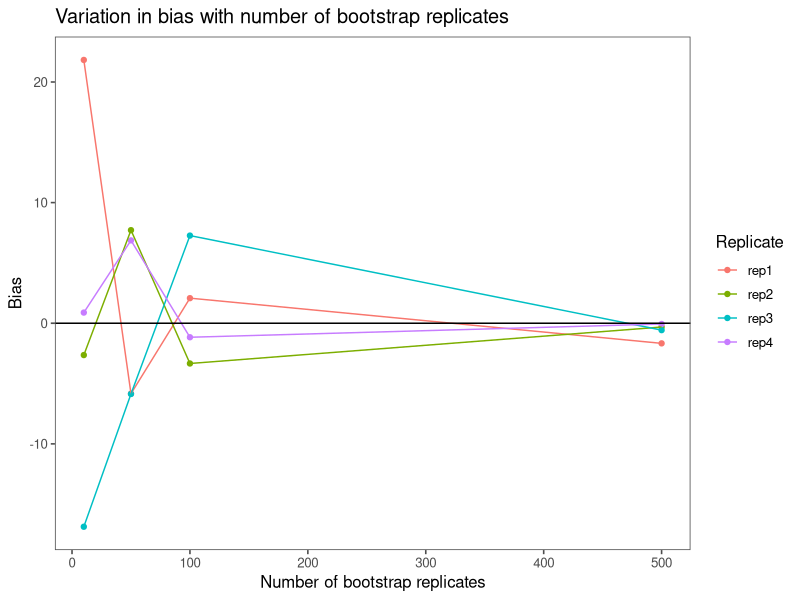
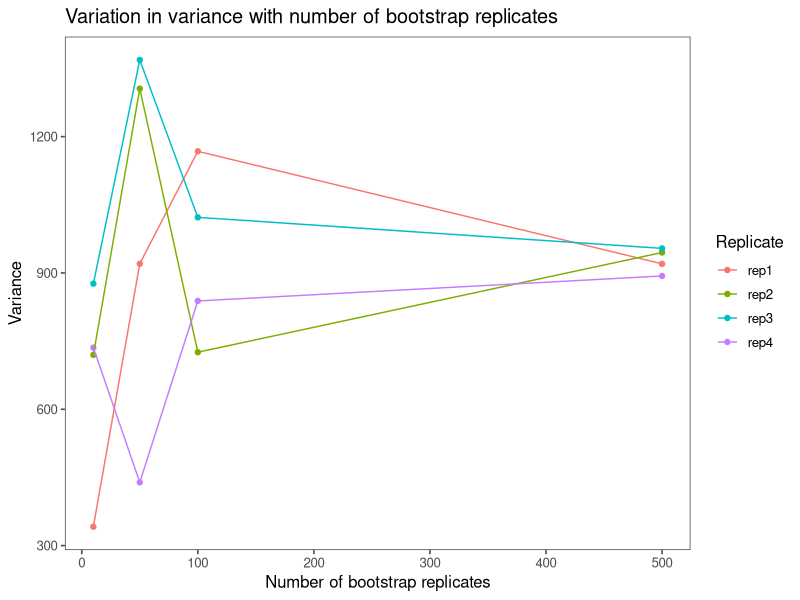
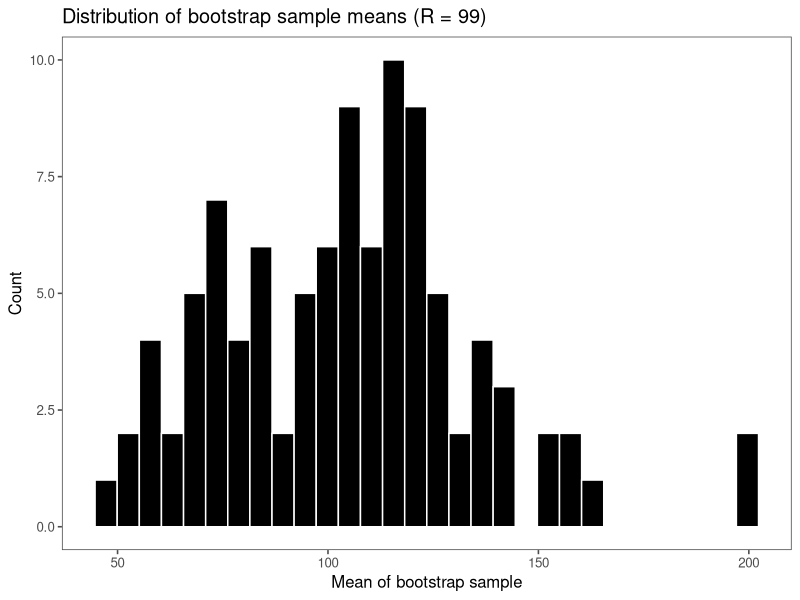
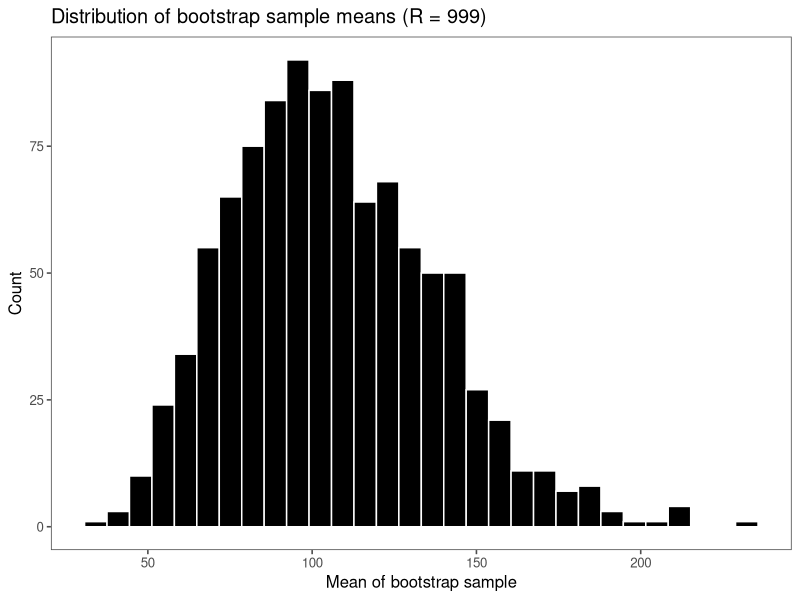
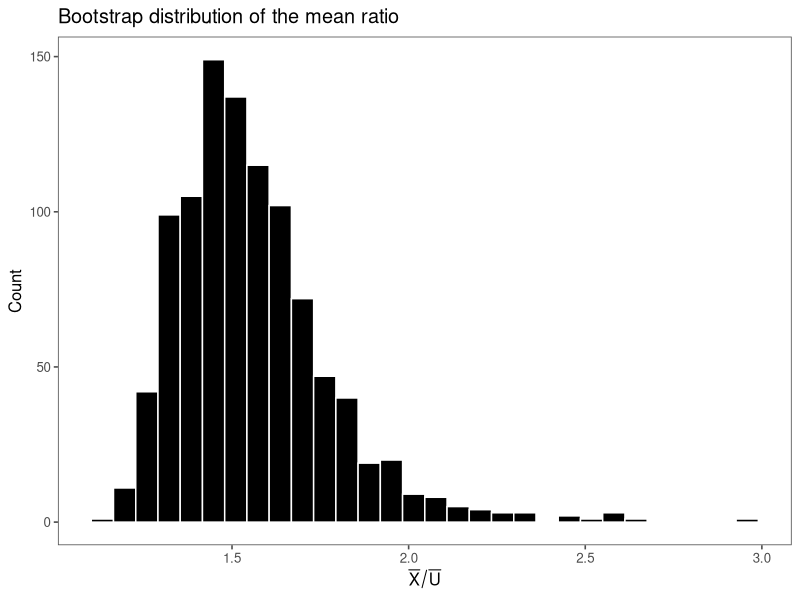
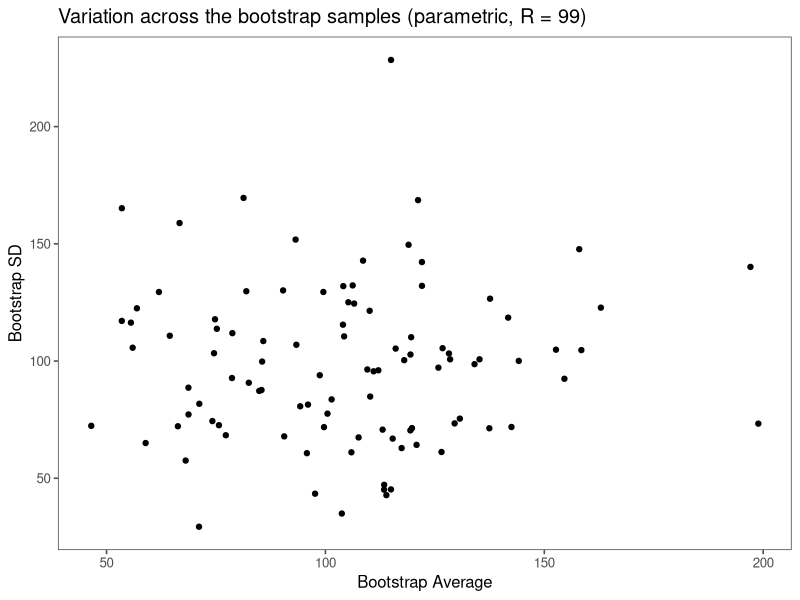
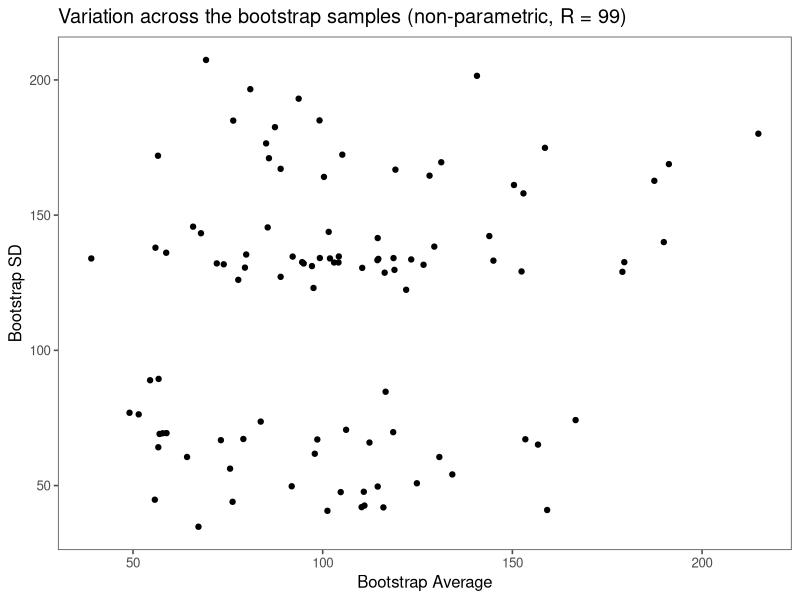
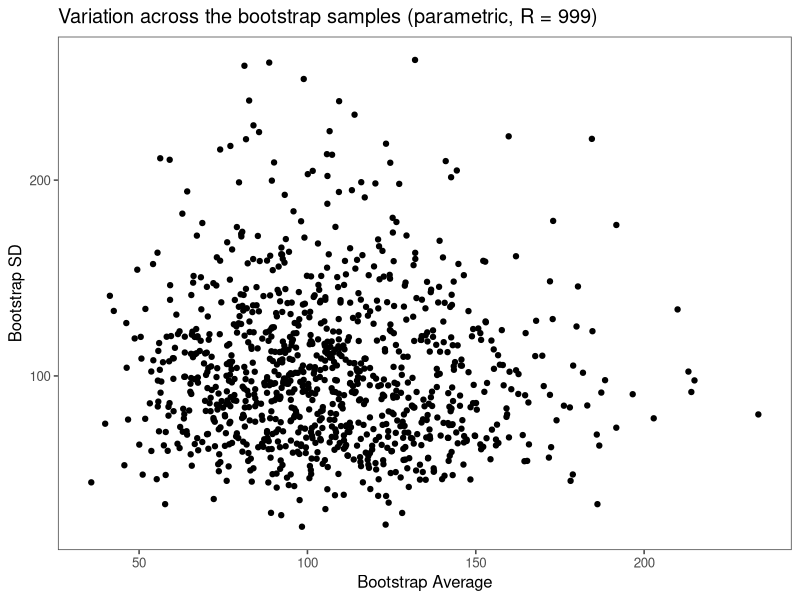

Write the R code that produced these figures, in order.
#' ---
#' title: "Chapter 2: The Basic Bootstraps"
#' author: Davison and Hinkley
#' output: github_document
#' ---

#' last update: Wed Apr 18 10:01:45 2018

library(boot)
library(tidyverse)
library(ggthemes)

library(parallel)
library(doParallel)
registerDoParallel(cores=detectCores(all.tests=TRUE))

set.seed(20130810)

theme_set(theme_few())

#' Here, we are concerned about bootstrap estimates from a single, homonegenous
#' set of data
#'
#' The first data set is a set of measurement of times between failures of AC
#' equipment in Boeing 720 aircraft. Possible data generating mechanisms that
#' are proposed are Exponential and Gamma.

data("aircondit")
glimpse(aircondit)

mu <- mean(aircondit$hours)
variance <- var(aircondit$hours)

#' This data can be analyzed via bootstrap methods: parameteric and
#' non-parametric.
#' 
#' *Parametric bootstrap analysis*
#' 
#' We can start by assuming that these data have been drawn at random from a
#' exponential distribution of the above calculated mean (mu). The parametric
#' assumption is the distribution i.e., exponential.
#'
#' One can generate random samples from the assumed exponential distribution,
#' like so (best guess for mean of the distribution comes from the sample
#' itself):

b_expo <- rexp(length(aircondit), rate = 1/mu)

#' Similar random draws can be made from an assumed gamma distribution. If $X$
#' is a distributed gamma with shape $k$ and scale $\theta$, then $E[X] = k
#' \theta$ and $Var(X) = k \theta^2$. In this case, the best information
#' estimate of the mean and the variance of the distribution comes from the
#' sample itself like before. So, $\theta = Var(X)/E[X] = variance/mu$

theta <- variance/mu
k <- mu/theta

b_gamma <- rgamma(length(aircondit), shape = k, scale = theta)

#' In the above analysis, the fitted model in the first case is the exponential
#' distribution and the second case is the gamma distribution.
#'
#' Now, we move on to generating a large number of bootstrap samples and looking
#' at the the estimates from these bootstrap samples.
#'
#' First, we assume that the fitted model is exponential and see how the Bias,
#' i.e., E[T|F] - t and the Variance, i.e., Var(T) change as the number of
#' bootstrap replicates increase. We wish to see the bias move to 0 as the
#' number of replications increase.

boot_df <- function(data, mu, n_reps) {
  bm <- matrix(nrow = length(data$hours), ncol = n_reps)
  
  for (rep in 1:n_reps) {
    bm[, rep] <- rexp(nrow(bm), rate = 1/mu)
  }
  
  colnames(bm) <- paste0("b", 1:n_reps)
  bdf <- as.data.frame(bm)
  
  return(bdf)
}

bias_boot <- function(boot_df, mu) {
  means <- boot_df %>% 
            summarize_all(mean) %>% 
            as_vector()
  
  return(mean(means - mu))
}

variance_boot <- function(boot_df, mu) {
  means <- boot_df %>% 
            summarize_all(mean) %>% 
            as_vector()
  
  return(var(means))
}

#' We repeat the entire bootstrapping exercise 4 times as shown in the book.

estimate_bias <- function(data, mu) {
  boot_10 <- boot_df(data, mu, 10)
  boot_50 <- boot_df(data, mu, 50)
  boot_100 <- boot_df(data, mu, 100)
  boot_500 <- boot_df(data, mu, 500)
  
  return(c(bias_boot(boot_10, mu), 
           bias_boot(boot_50, mu),
           bias_boot(boot_100, mu),
           bias_boot(boot_500, mu)))
}

estimate_variance <- function(data, mu) {
  boot_10 <- boot_df(data, mu, 10)
  boot_50 <- boot_df(data, mu, 50)
  boot_100 <- boot_df(data, mu, 100)
  boot_500 <- boot_df(data, mu, 500)
  
  return(c(variance_boot(boot_10, mu), 
           variance_boot(boot_50, mu),
           variance_boot(boot_100, mu),
           variance_boot(boot_500, mu)))
}

bias_boot_expo <- data.frame(R = c(10, 50 , 100, 500),
                             rep1 = estimate_bias(aircondit, mu), 
                             rep2 = estimate_bias(aircondit, mu),
                             rep3 = estimate_bias(aircondit, mu),
                             rep4 = estimate_bias(aircondit, mu))

variance_boot_expo <- data.frame(R = c(10, 50 , 100, 500),
                                 rep1 = estimate_variance(aircondit, mu), 
                                 rep2 = estimate_variance(aircondit, mu),
                                 rep3 = estimate_variance(aircondit, mu),
                                 rep4 = estimate_variance(aircondit, mu))

#' Figure 2.1
dev.new()
ggplot(bias_boot_expo %>% gather(replicate, bias, -R)) +
  geom_point(aes(x = R, y = bias, group = replicate, color = replicate)) +
  geom_line(aes(x = R, y = bias, group = replicate, color = replicate)) +
  geom_hline(aes(yintercept = 0)) +
  labs(x  = "Number of bootstrap replicates",
       y = "Bias",
       color = "Replicate",
       title = "Variation in bias with number of bootstrap replicates")

ggplot(variance_boot_expo %>% gather(replicate, bias, -R)) +
  geom_point(aes(x = R, y = bias, group = replicate, color = replicate)) +
  geom_line(aes(x = R, y = bias, group = replicate, color = replicate)) +
  labs(x  = "Number of bootstrap replicates",
       y = "Variance",
       color = "Replicate",
       title = "Variation in variance with number of bootstrap replicates") 

#' In the above plot, as expected the variance converges to the variance of an
#' exponential distribution and the bias converges to 0.
#'
#' A sense of the variation in the bootstrap process can be obtained from
#' histograms of the statistic computed on the bootstrap samples

mean_boot_99 <- boot_df(aircondit, mu, 99) %>% 
                  summarize_all(mean) %>% 
                  as_vector()

mean_boot_999 <- boot_df(aircondit, mu, 999) %>% 
                  summarize_all(mean) %>% 
                  as_vector()

#' Figure 2.3
dev.new()
ggplot(data.frame(t = mean_boot_99)) +
  geom_histogram(aes(x = t), fill = "black", color = "white") +
  labs(x = "Mean of bootstrap sample",
       y = "Count",
       title = "Distribution of bootstrap sample means (R = 99)")

ggplot(data.frame(t = mean_boot_999)) +
  geom_histogram(aes(x = t), fill = "black", color = "white") +
  labs(x = "Mean of bootstrap sample",
       y = "Count",
       title = "Distribution of bootstrap sample means (R = 999)")

#' *Non-parametric boootstrap analysis*
#' 
#' Non-parametric bootstrap works well when we do not have a theoretical reason
#' to expect a well-known distribution as a representative of the data
#' generating process. This often happens when we are interested in an outcome
#' that is a composition of other columns in the data

data("city")
glimpse(city)

data("bigcity")
glimpse(bigcity)

#' This data set containts the populations in 1920 and 1930 for a selection of
#' cities, the smaller data set is the one that is discussed in chapter 2. We
#' are interested in the ratio of the mean populations in the two years, i.e.,
#' (E[X]/E[U]).
#'
#' There is no parametric model, we could use to model this data, so we use the
#' ratio of the sample averages and build an empirical distribution using
#' bootstrap methods.
#'
#' The cool thing is that even though we do not have a 'name' for the
#' distribution followed by the ratio, we can use resampling to generate
#' approximate values.
#'
#' We begin as usual with a boot function that takes the data and resamples it.
#' Here we have a pair of values to be sampled so indices are used (it is most
#' convenient to use the `boot` function!)
#' 

mean_ratio <- function(data, indices) {
  return(mean(data[indices, ]$x)/mean(data[indices, ]$u))
}

b <- boot(city, mean_ratio, R = 999, parallel = "snow")

boot_data <- as.data.frame(b$t)
colnames(boot_data) <- c("mean_ratio")

#' Figure 2.5
dev.new()
ggplot(boot_data) +
  geom_histogram(aes(x = mean_ratio), fill = "black", color = "white") +
  labs(x = expression(bar(X)/bar(U)),
       y = "Count",
       title = "Bootstrap distribution of the mean ratio")

#' The skew is rather apparent from Figure 2.5
#'
#' This brings us naturally to a comparison between parametric and
#' non-parametric methods. We can make a scatter plot of the mean and standard
#' deviation of the bootstrapped samples to see the effect of using both these
#' methods

means <- function(data, indices) {
  return(mean(data[indices, "hours"]))
}

sds <- function(data, indices) {
  return(sd(data[indices, "hours"]))
}

#' non-parametric bootstrap, R = 99
b_means <- boot(aircondit, statistic = means, R = 99, parallel = "snow")
b_sds <- boot(aircondit, statistic = sds, R = 99, parallel = "snow")

boot_mean_nonparam <- as.data.frame(b_means$t)
colnames(boot_mean_nonparam) <- c("mean_time_nonparam")

boot_sd_nonparam <- as.data.frame(b_sds$t)
colnames(boot_sd_nonparam) <- c("sd_time_nonparam")

boot_nonparam <- bind_cols(boot_mean_nonparam, boot_sd_nonparam)

#' parametric bootstrap, R = 99
boot_mean_param <- as.data.frame(mean_boot_99)
colnames(boot_mean_param) <- c("mean_time_param")

boot_sd_param <- boot_df(aircondit, mu, 99) %>% 
                  summarize_all(sd) %>% 
                  as_vector() %>% 
                  as.data.frame() 

colnames(boot_sd_param) <- c("sd_time_param")

boot_param <- bind_cols(boot_mean_param, boot_sd_param)

#' Figure 2.9

dev.new()
ggplot(boot_param) +
  geom_point(aes(x = mean_time_param, y = sd_time_param)) +
  labs(x = "Bootstrap Average",
       y = "Bootstrap SD",
       title = "Variation across the bootstrap samples (parametric, R = 99)")

ggplot(boot_nonparam) +
  geom_point(aes(x = mean_time_nonparam, y = sd_time_nonparam)) +
  labs(x = "Bootstrap Average",
       y = "Bootstrap SD",
       title = "Variation across the bootstrap samples (non-parametric, R = 99)")


#' non-parametric bootstrap, R = 999
b_means <- boot(aircondit, statistic = means, R = 999, parallel = "snow")
b_sds <- boot(aircondit, statistic = sds, R = 999, parallel = "snow")

boot_mean_nonparam <- as.data.frame(b_means$t)
colnames(boot_mean_nonparam) <- c("mean_time_nonparam")

boot_sd_nonparam <- as.data.frame(b_sds$t)
colnames(boot_sd_nonparam) <- c("sd_time_nonparam")

boot_nonparam <- bind_cols(boot_mean_nonparam, boot_sd_nonparam)

#' parametric bootstrap, R = 999
boot_mean_param <- as.data.frame(mean_boot_999)
colnames(boot_mean_param) <- c("mean_time_param")

boot_sd_param <- boot_df(aircondit, mu, 999) %>% 
                  summarize_all(sd) %>% 
                  as_vector() %>% 
                  as.data.frame() 

colnames(boot_sd_param) <- c("sd_time_param")

boot_param <- bind_cols(boot_mean_param, boot_sd_param)

#' Figure 2.9

dev.new()
ggplot(boot_param) +
  geom_point(aes(x = mean_time_param, y = sd_time_param)) +
  labs(x = "Bootstrap Average",
       y = "Bootstrap SD",
       title = "Variation across the bootstrap samples (parametric, R = 999)")

ggplot(boot_nonparam) +
  geom_point(aes(x = mean_time_nonparam, y = sd_time_nonparam)) +
  labs(x = "Bootstrap Average",
       y = "Bootstrap SD",
       title = "Variation across the bootstrap samples (non-parametric, R = 999)")


